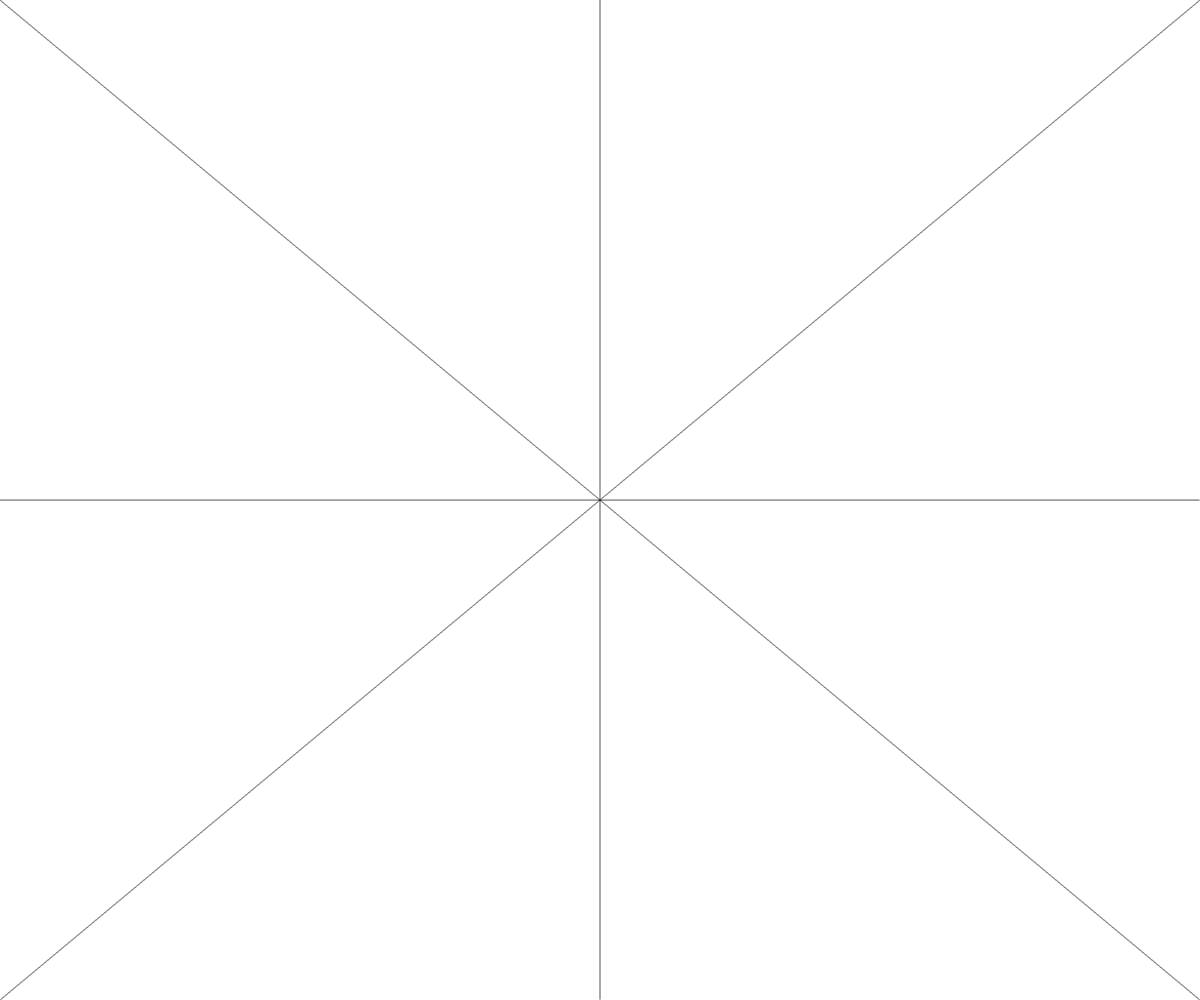
Frame 1 (no input)
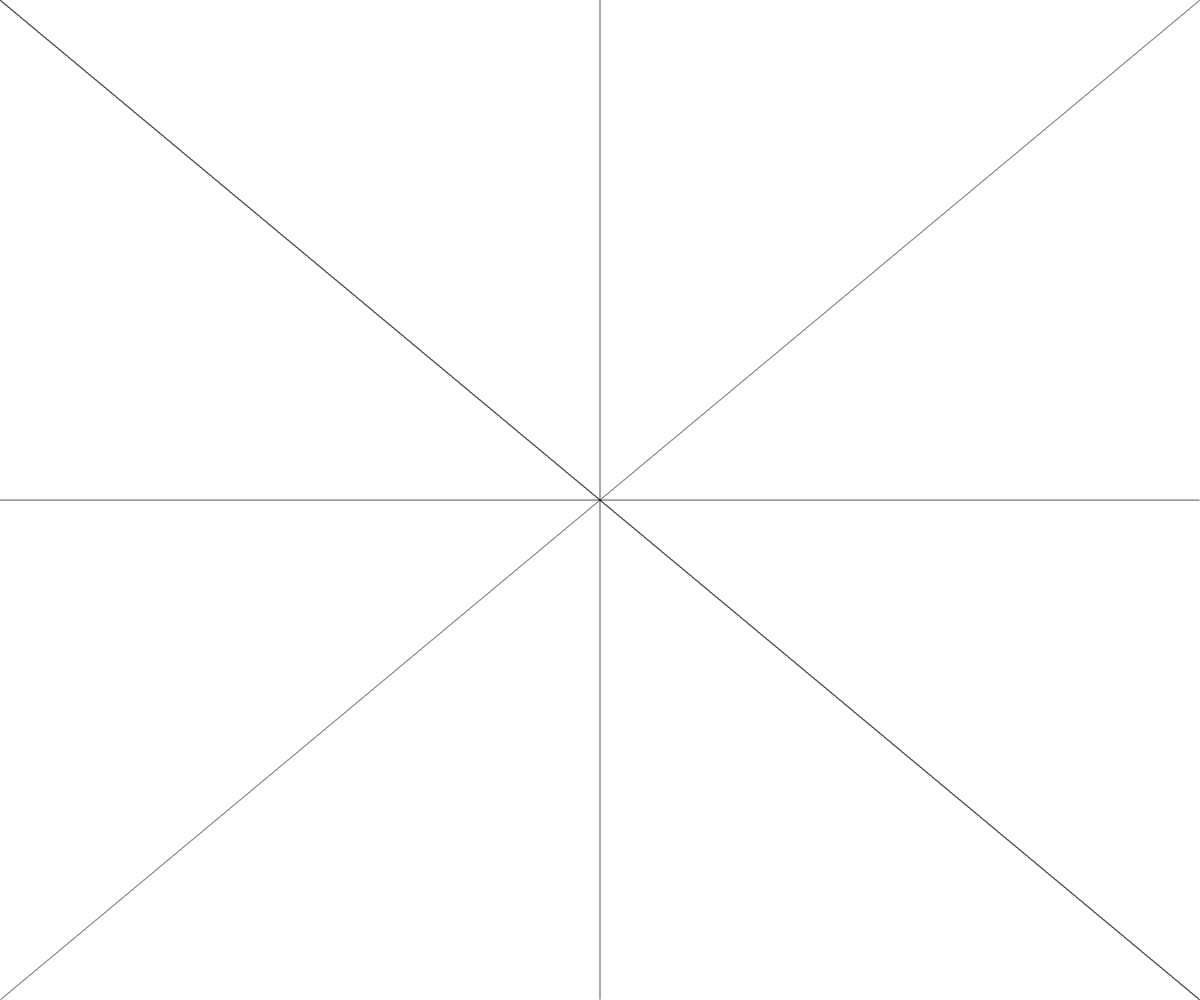
Frame 60 (no input)
Frame 120 (the mouse pressed at the canvas centre since frame 60): identical to frame 60, image omitted

The p5.js sketch that drew these frames (run headless with seeded random() and noise() and a simulated clock; from frame 60 on, the mouse is pressed at the canvas centre):

// p5.js sketch
// ── sketch.js


var resultado;
var x,y;
var ax,ay;
var w,h
var cont=0;
function setup() {
  createCanvas(windowWidth, windowHeight);
  w=windowWidth/2
  h=windowHeight/2
}

function draw() {
  //Esquina Superior izquierda
  DDA(0,0,windowWidth,windowHeight)
  //Esquina Superior derecha
  DDA(windowWidth,0,0,windowHeight)
  //Vertical
  DDA(w,0,w,windowHeight)
  //Horizontal
  DDA(0,h,windowWidth,h)
  //Detenemos la llamada del algoritmo
  
}

function DDA(x1, y1, x2, y2) {
	//con este contador no se repetira el trazo del algoritmo
  if(cont<=4){
  	let dx=x2-x1
  let dy=y2-y1
  let limite

  //establecemos una condicion si el valor absoluto de dx es mayor al dy
  //el limite se convierte en el valor absoluto de la posición dx de lo contrario dy
  if(Math.abs(dx)>Math.abs(dy))
    limite=Math.abs(dx)
  else
    limite=Math.abs(dy)

  let xi=dx/limite
  let yi=dy/limite

  let x=x1
  let y= y1
  
  for(let i=0;i<limite;i++)
  {
	    point(x, y)
	    x+=xi
	    y+=yi
  }
  cont++
} 
  

}
